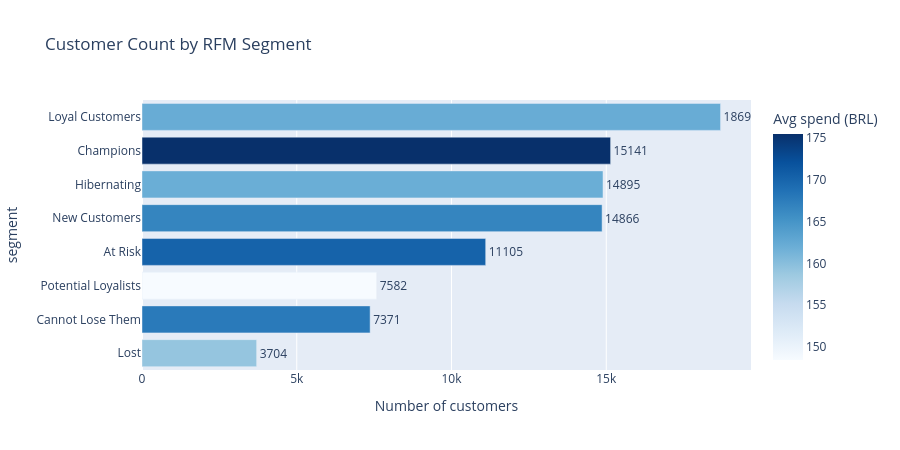

Notebook code cell kept with this figure:
### Code cell
seg_order = seg_summary.sort_values("customers", ascending=True)

fig3 = px.bar(
    seg_order,
    x="customers",
    y="segment",
    orientation="h",
    color="avg_monetary",
    color_continuous_scale="Blues",
    text="customers",
    title="Customer Count by RFM Segment",
    labels={"customers": "Number of customers",
            "avg_monetary": "Avg spend (BRL)"}
)
fig3.update_traces(textposition="outside")
fig3.update_layout(height=450)
fig3.show()

### Figure 1 — Plotly figure (JSON) as saved in the notebook; plotly's stock layout.template omitted (floating-point values rounded to 4 significant figures)
{"data": [{"hovertemplate": "Number of customers=%{text}<br>segment=%{y}<br>Avg spend (BRL)=%{marker.color}<extra></extra>", "legendgroup": "", "marker": {"color": [159.2, 167.8, 148.4, 170.2, 166.7, 162.0, 175.5, 162.2], "coloraxis": "coloraxis", "pattern": {"shape": ""}}, "name": "", "orientation": "h", "showlegend": false, "text": [3704.0, 7371.0, 7582.0, 11100.0, 14870.0, 14900.0, 15140.0, 18690.0], "textposition": "outside", "type": "bar", "x": [3704, 7371, 7582, 11105, 14866, 14895, 15141, 18693], "xaxis": "x", "y": ["Lost", "Cannot Lose Them", "Potential Loyalists", "At Risk", "New Customers", "Hibernating", "Champions", "Loyal Customers"], "yaxis": "y"}], "layout": {"barmode": "relative", "coloraxis": {"colorbar": {"title": {"text": "Avg spend (BRL)"}}, "colorscale": [[0, "rgb(247,251,255)"], [0.125, "rgb(222,235,247)"], [0.25, "rgb(198,219,239)"], [0.375, "rgb(158,202,225)"], [0.5, "rgb(107,174,214)"], [0.625, "rgb(66,146,198)"], [0.75, "rgb(33,113,181)"], [0.875, "rgb(8,81,156)"], [1, "rgb(8,48,107)"]]}, "height": 450, "legend": {"tracegroupgap": 0}, "title": {"text": "Customer Count by RFM Segment"}, "xaxis": {"anchor": "y", "domain": [0, 1], "title": {"text": "Number of customers"}}, "yaxis": {"anchor": "x", "domain": [0, 1], "title": {"text": "segment"}}}}
